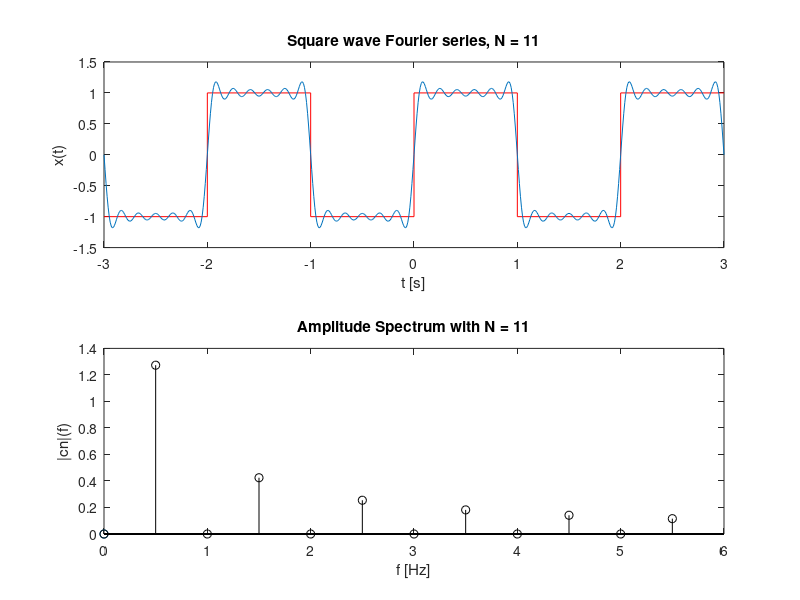

Source code (MATLAB):
close all                              % clear all figures

N = 11;                            %  N must be odd
f = 0.5;                           % Fundamental frequency (Hz)
wo = 2*pi*f;                        % Fundamental frequency (rad/s)
DC = 0;                            % DC bias
A=1;                                %Amplitude
t = -3:0.01:3;                     % Time scale

x = DC*ones(size(t));             % Set DC level
figure(1)
subplot(2,1,1)
set(gcf,'Color','w')
for n = 1:2:N,                     % n is series index 
    x = x + A*4/(n*wo)*sin(n*wo*t);  % Fourier series 
    plot(t,x,'k');
    xlabel('t (seconds)')
    ylabel('y(t)');
    title(['Square wave Fourier Series, n= ',...
        num2str(n)]);
    pause
end


plot([-3 -2 -2 -1 -1  0 0 1  1  2 2 3],...    % Square wave
     [-1 -1  1  1 -1 -1 1 1 -1 -1 1 1]*A+DC, 'r');
hold on;
plot(t,x);
xlabel('t [s]')
ylabel('x(t)');
title(['Square wave Fourier series, N = ',...
         num2str(n)]);
hold

% Amplitude spectrum
subplot(2,1,2)
stem(0,DC);                        % plot DC at nwo = 0

hold
for n = 1:2:N,                    % loop over series index n
  stem(n*wo/2/pi,A*4/(n*wo),'k')              % plot  Fourier Series Coefficient |cn| vs nf
end
for n = 2:2:N-1,                % loop over even series index n 
% Fourier Series Coefficient for even wo is zero
  stem(n*wo/2/pi,0,'k');      
end
stem(0,DC,'k');  %DC-level at f=0

xlabel('f [Hz]')
ylabel('|cn|(f)')
title(['Amplitude Spectrum with N = ',num2str(N)]);

